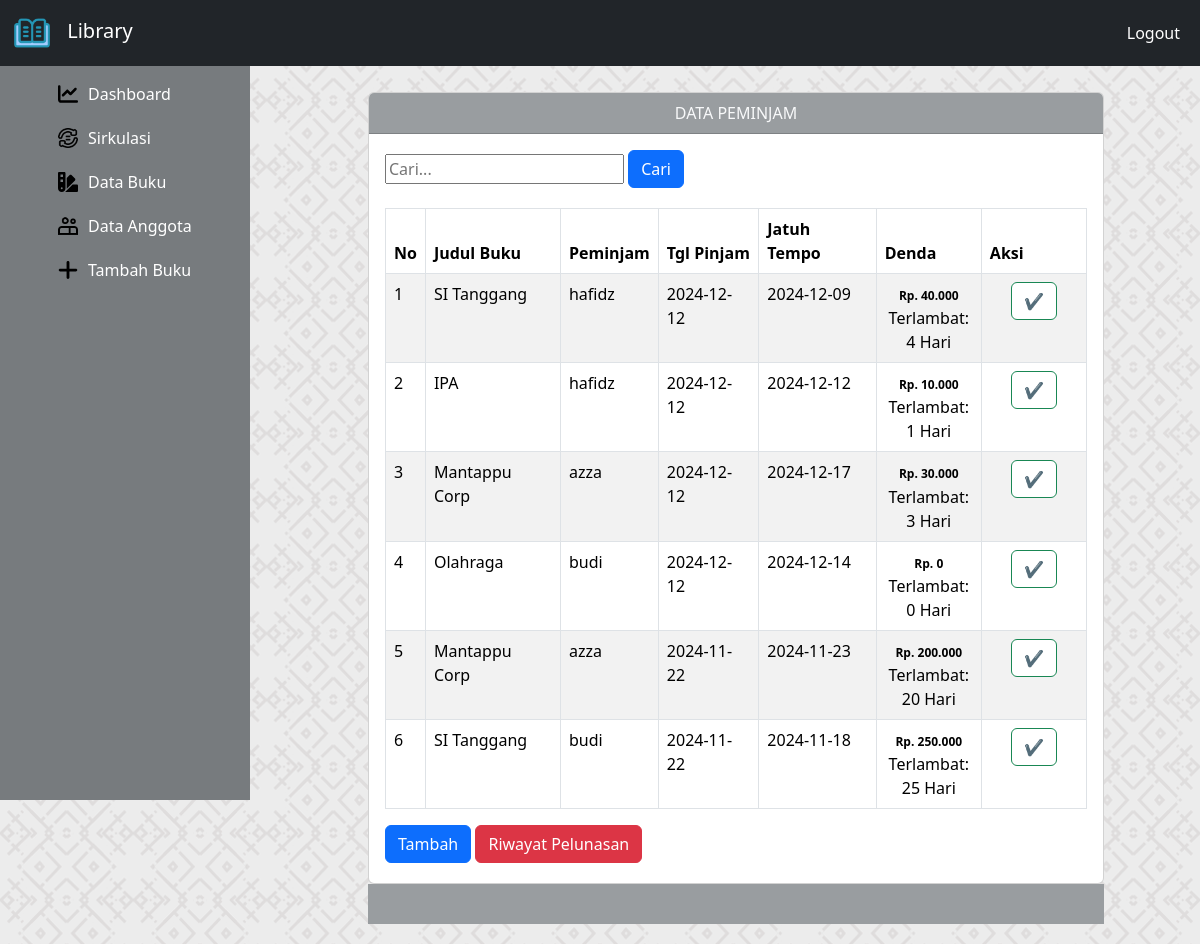
The page /sirkulasi.php on the database its author committed.
### tables this page shows
CREATE TABLE `peminjaman` (
  `id_pinjam` int(11) NOT NULL,
  `judul_buku` varchar(25) NOT NULL,
  `peminjam` varchar(50) NOT NULL,
  `tgl_pinjam` date NOT NULL DEFAULT current_timestamp(),
  `jatuh_tempo` date NOT NULL
);

### config/controller.php (called while the page is built, shortened)
<?php
    function select($query) {
        global $conn;
        $result = mysqli_query($conn, $query);
        $rows = [];
        while ($row = mysqli_fetch_assoc($result)) {
            $rows[] = $row;
        }
        return $rows;
    }
function calculateDenda($jatuh_tempo) {
    $current_date = new DateTime();
    $jatuh_tempo_date = new DateTime($jatuh_tempo);
    $interval = $current_date->diff($jatuh_tempo_date);
    $days_late = max(0, $interval->days);
    $denda_per_day = 10000;
    $total_denda = $days_late * $denda_per_day;
    return array('days_late' => $days_late, 'total_denda' => $total_denda);
}
?>

### sirkulasi.php (the view, shortened to what this page needs)
<?php
include 'layout/header.php';
$search = "";
if ($_SERVER['REQUEST_METHOD'] == 'POST') {
    $search = $_POST['search'];
    $data_buku = select("SELECT * FROM peminjaman WHERE judul_buku LIKE '%$search%' OR peminjam LIKE '%$search%' OR tgl_pinjam LIKE '%$search%' ORDER BY id_pinjam DESC");
} else {
    $data_buku = select("SELECT * FROM peminjaman ORDER BY id_pinjam DESC");
}
?>
<link rel="stylesheet" href="css/databarang.css">
<div class="konten row">
    <div class="col-md-10 mx-auto">
        <div class="card mt-3">
            <div class="card-header text-light text-center">
                DATA PEMINJAM
            </div>
            <div class="card-body">
                <form method="POST" action="">
                    <input type="text" name="search" placeholder="Cari..." value="<?= $search ?>">
                    <button type="submit" class="btn btn-primary mb-1 float-right">Cari</button>
                </form>
                <div class="col">
                    <table class="table table-bordered table-striped mt-3" id="table">
                        <thead>
                            <tr>
                                <th>No</th>
                                <th>Judul Buku</th>
                                <th>Peminjam</th>
                                <th>Tgl Pinjam</th>
                                <th>Jatuh Tempo</th>
                                <th>Denda</th>
                                <th>Aksi</th>
                            </tr>
                        </thead>
                        <tbody>
                            <?php $no = 1; ?>
                            <?php foreach ($data_buku as $user): ?>
                            <tr>
                                <td><?= $no++; ?></td>
                                <td><?= $user['judul_buku']; ?></td>
                                <td><?= $user['peminjam']; ?></td>
                                <td><?= $user['tgl_pinjam']; ?></td>
                                <td><?= $user['jatuh_tempo']; ?></td>
                                <td width="15%" class="text-center">
                                    <?php
                                        $denda_info = calculateDenda($user['jatuh_tempo']);
                                    ?>
                                    <span class="badge badge-danger">Rp. <?= number_format($denda_info['total_denda'], 0, ',', '.'); ?></span><br>
                                    Terlambat: <?= $denda_info['days_late']; ?> Hari
                                </td>
                                <td width="15%" class="text-center">
                                    <a href="hapus-barang.php?id_pinjam=<?= $user['id_pinjam']; ?>" class="btn btn-success" onclick="return confirm('Periksa Kembali Pelunasan Apakah Sudah Benar?')">&#10004;</span></a>
                                </td>
                            </tr>
                            <?php endforeach; ?>
                        </tbody>
                    </table>
                    <a href="peminjam.php" class="btn btn-primary mb-1 float-right">Tambah</a>
                    <a href="history.php" class="btn btn-danger mb-1 float-right">Riwayat Pelunasan</a>
                </div>
            </div>
        </div>
        <div class="card-footer">
        </div>
    </div>
</div>

### layout/header.php (shortened to what this page needs)
<!DOCTYPE html>
<html lang="en">
<head>
    <link href="https://cdn.jsdelivr.net/npm/bootstrap@5.3.3/dist/css/bootstrap.min.css" rel="stylesheet">
</head>
<body>
<nav class="navbar navbar-expand-lg bg-dark fixed-top">
    <div class="container-fluid">
        <a class="navbar-brand">
        <img src="foto/library.png" alt="Logo" class="img-fluid" style="max-width: 40px; margin-right: 10px;">
            Library
        </a>
        <div class="navbar-nav">
            <a class="nav-link float-end" aria-current="page" href="login.php">Logout</a>
        </div>
    </div>
</nav>
<div class="row" style="margin-top: 56px;">
    <div class="col-md-3">
        <div class=" text-white p-3" id="sidebar">
            <ul class="sidebar flex-column">
                <li class="nav-item">
                    <img src="foto/dashboard.svg" alt="Logo" class="img-fluid" style="max-width: 20px;">
                    <a href="beranda.php" class="nav-link text-white">Dashboard</a>
                </li>
                <li class="nav-item">
                    <img src="foto/sirkulasi.png" alt="Logo" class="img-fluid" style="max-width: 20px;">
                    <a href="sirkulasi.php" class="nav-link text-white">Sirkulasi</a>
                </li>
                <li class="nav-item">
                    <img src="foto/bookbar.svg" alt="Logo" class="img-fluid" style="max-width: 20px;">
                    <a href="databuku.php" class="nav-link text-white">Data Buku</a>
                </li>
                <li class="nav-item">
                    <img src="foto/anggota.png" alt="Logo" class="img-fluid" style="max-width: 20px;">
                    <a href="dataanggota.php" class="nav-link text-white">Data Anggota</a>
                </li>
                <li class="nav-item">
                    <img src="foto/add.svg" alt="Logo" class="img-fluid" style="max-width: 20px;">
                    <a href="tambahbuku.php" class="nav-link text-white">Tambah Buku</a>
                </li>
            </ul>
        </div>
    </div>
</div>

### css/databarang.css (style rules this page uses)
body { background-image: url(../foto/bg2.png); justify-content: center; align-items: center; height: 100vh; }
.card-header { background-color: #999DA0; }
.card-footer { height: 40px; background-color: #999DA0; }

### layout/header.php (style rules this page uses)
.navbar-brand, .nav-link, .nav-log { color: white; }
#sidebar { width: 250px; height: calc(100vh - 56px); position: fixed; top: 56px; left: 0; background-color: #777B7E; z-index: 1000; overflow-y: auto; }
.sidebar .nav-item { display: flex; align-items: center; padding: 10px; }
.sidebar .nav-link { margin-left: 10px; color: white; }
.konten { margin-left: 260px; padding: 20px; }

### sirkulasi.php (style rules this page uses)
.badge { color: black; }
.btn-success { background-color: white; }

### rows shown on the page
peminjaman: judul_buku "SI Tanggang", peminjam "hafidz", tgl_pinjam "2024-12-12", jatuh_tempo "2024-12-09", jatuh_tempo "40.000", jatuh_tempo "4"
peminjaman: judul_buku "IPA", peminjam "hafidz", tgl_pinjam "2024-12-12", jatuh_tempo "2024-12-12", jatuh_tempo "10.000", jatuh_tempo "1"
peminjaman: judul_buku "Mantappu Corp", peminjam "azza", tgl_pinjam "2024-12-12", jatuh_tempo "2024-12-17", jatuh_tempo "30.000", jatuh_tempo "3"
peminjaman: judul_buku "Olahraga", peminjam "budi", tgl_pinjam "2024-12-12", jatuh_tempo "2024-12-14", jatuh_tempo "0"
peminjaman: judul_buku "Mantappu Corp", peminjam "azza", tgl_pinjam "2024-11-22", jatuh_tempo "2024-11-23", jatuh_tempo "200.000", jatuh_tempo "20"
peminjaman: judul_buku "SI Tanggang", peminjam "budi", tgl_pinjam "2024-11-22", jatuh_tempo "2024-11-18", jatuh_tempo "250.000", jatuh_tempo "25"
